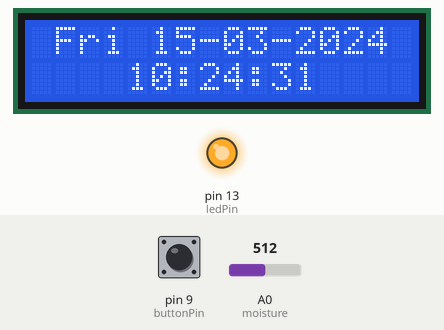
This sketch was run on a simulated Arduino Uno, built with avr-gcc and run on an emulated ATmega328P. Shown: 16×2 character LCD, output pins drawn as LEDs (lit = HIGH). The inputs (shaded band) are chosen by the test bench; at power-on: pin 9 (buttonPin) LOW, A0 (moisture) = 512. The local clock reads 2024-03-15 10:24:30 at power-on unless the sketch sets it.

Above: at 1.6 s.
1.7 s: pin 9 (buttonPin) pulled HIGH for 0.15 s
At 2.5 s:
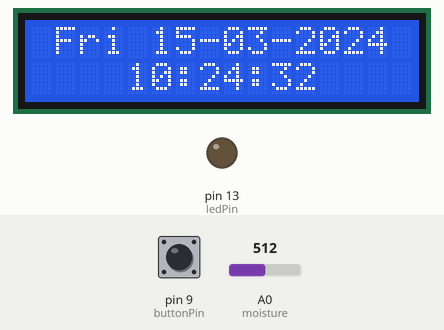
5.5 s: pin 9 (buttonPin) pulled HIGH for 1 s
At 8.9 s:
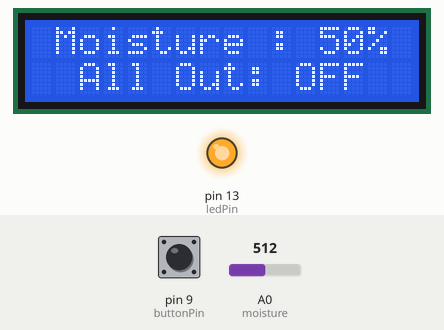
9.5 s: A0 (moisture) set to 0
At 10.7 s:
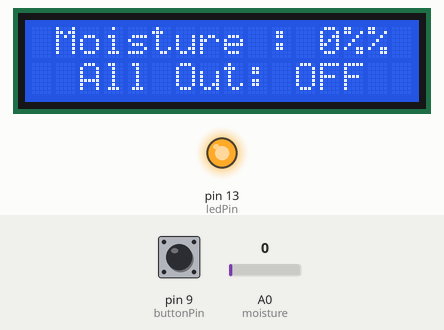
11.5 s: pin 9 (buttonPin) pulled HIGH for 0.15 s
At 19.3 s:
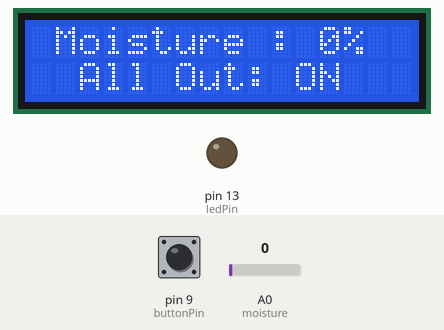
19.6 s: pin 9 (buttonPin) pulled HIGH for 3.2 s
At 20.0 s:
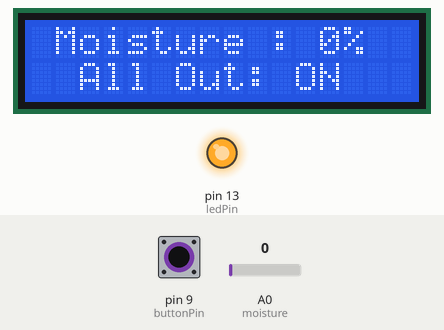
24.3 s: A0 (moisture) set to 16
At 28.5 s:
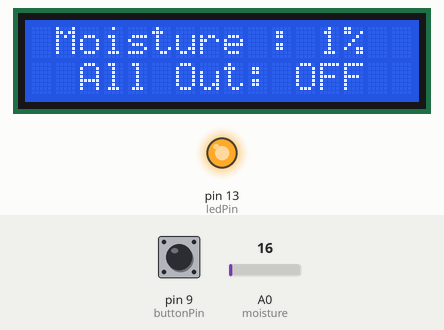
Timing chart, 0 to 30.0 s (numbered marks = the images above; inputs shaded):
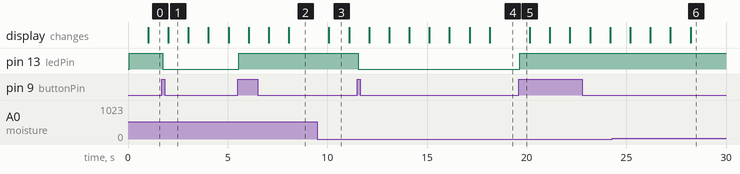

The sketch:

Smart_Flower_Pot.ino
```cpp
#include <LiquidCrystal.h>
#include <stdio.h>
#include <DS1302.h>

const int rs = 12, en = 11, d4 = 5, d5 = 4, d6 = 3, d7 = 2;
LiquidCrystal lcd(rs, en, d4, d5, d6, d7);

//For LCD Display
bool clockMode=true;  //For showing clock or humidity, True means clock
int counter=0;

//For RTC Module
const int kCePin   = 8;  // Chip Enable
const int kIoPin   = 6;  // Input/Output
const int kSclkPin = 7;  // Serial Clock
DS1302 rtc(kCePin, kIoPin, kSclkPin);


//For Push Button
const int buttonPin = 9;    // the number of the pushbutton pin
const int ledPin = 13;      // the number of the LED pin

int ledState = HIGH;         // the current state of the output pin
int buttonState;             // the current reading from the input pin
int lastButtonState = LOW;   // the previous reading from the input pin


// the following variables are unsigned longs because the time, measured in
// milliseconds, will quickly become a bigger number than can be stored in an int.
unsigned long lastDebounceTime = 0, lastClockTime=0;  // the last time the output pin was toggled
unsigned long debounceDelay = 50;    // the debounce time; increase if the output flickers

const int moisture=A0;

void setup() {
  lcd.begin(16, 2);
  Serial.begin(9600);
  pinMode(moisture, INPUT);

//  Uncomment for setting the time and date to rtc module
//  Time t(2019, 11, 29, 11, 14, 50, Time::kFriday);
//  rtc.time(t);

//For Push button
  pinMode(buttonPin, INPUT);
  pinMode(ledPin, OUTPUT);
  // set initial LED state
  digitalWrite(ledPin, ledState);
}


String dayAsString(const Time::Day day) {
  switch (day) {
    case Time::kSunday: return "Sun";
    case Time::kMonday: return "Mon";
    case Time::kTuesday: return "Tue";
    case Time::kWednesday: return "Wed";
    case Time::kThursday: return "Thu";
    case Time::kFriday: return "Fri";
    case Time::kSaturday: return "Sat";
  }
  return "---";
}


void printTime() {
  // Get the current time and date from the chip.
  Time t = rtc.time();

  // Name the day of the week.
  const String day = dayAsString(t.day);

  char buf1[16], buf2[16];
  snprintf(buf1, sizeof(buf1), " %s %02d-%02d-%04d",
           day.c_str(),
           t.date, t.mon, t.yr);

  snprintf(buf2, sizeof(buf2),"    %02d:%02d:%02d", t.hr, t.min, t.sec);

  if(t.hr==6 and t.min==0 and t.sec<6)
    ledState=HIGH;
  else if(t.hr==18 and t.min==0 and t.sec<6)
    ledState=LOW;

//  Serial.println(buf1,buf2);

  if(counter==0)
    lcd.clear();
  lcd.setCursor(0, 0);
  lcd.print(buf1);

  lcd.setCursor(0, 1);
  lcd.print(buf2);
}


void printHumidity()
{
  int humidity=analogRead(moisture)*0.09765625;

  if(counter==0)
    lcd.clear();
  lcd.setCursor(0, 0);
  lcd.print(" Moisture : ");
  lcd.print(humidity);
  lcd.print("%");

  lcd.setCursor(0,1);
  lcd.print("  All Out: ");

  if(ledState==HIGH)
    lcd.print("OFF");
  else
    lcd.print("ON ");
}

void loop() {
  if ((millis() - lastClockTime) > 1000){
    if(clockMode)
    {
      printTime();
    }
    else
    {
      printHumidity();
    }

    ++counter;
    if((counter>2 && !clockMode) || (counter>6 && clockMode))
    {
      counter=0;
      clockMode=!clockMode;
    }
    lastClockTime=millis();
  }

//For Push Button
//=========================

// read the state of the switch into a local variable:
  int reading = digitalRead(buttonPin);

  // check to see if you just pressed the button
  // (i.e. the input went from LOW to HIGH), and you've waited long enough
  // since the last press to ignore any noise:

  // If the switch changed, due to noise or pressing:
  if (reading != lastButtonState) {
    // reset the debouncing timer
    lastDebounceTime = millis();
  }

  if ((millis() - lastDebounceTime) > debounceDelay) {
    // whatever the reading is at, it's been there for longer than the debounce
    // delay, so take it as the actual current state:

    // if the button state has changed:
    if (reading != buttonState) {
      buttonState = reading;

      // only toggle the LED if the new button state is HIGH
      if (buttonState == HIGH) {
        ledState = !ledState;
      }
    }
  }

  // set the LED:
  digitalWrite(ledPin, ledState);

  // save the reading. Next time through the loop, it'll be the lastButtonState:
  lastButtonState = reading;

//=========================

//  delay(1000);
}
```

Measured:
- after the input at 1.7 s, pin 13 (ledPin): HIGH → LOW after 0.05 s
- after the input at 5.5 s, pin 13 (ledPin): LOW → HIGH after 0.05 s; the display: first differs from a run without the input after 2.6 s (image 2)
- after the input at 9.5 s, the display: changes after 0.58 s (image 3)
- after the input at 11.5 s, pin 13 (ledPin): HIGH → LOW after 0.05 s; the display: first differs from a run without the input after 6.6 s (image 4)
- after the input at 19.6 s, pin 13 (ledPin): LOW → HIGH after 0.05 s
- what the display in image 1 shows lasts 1.0 s, from 2.0 s to 3.0 s
